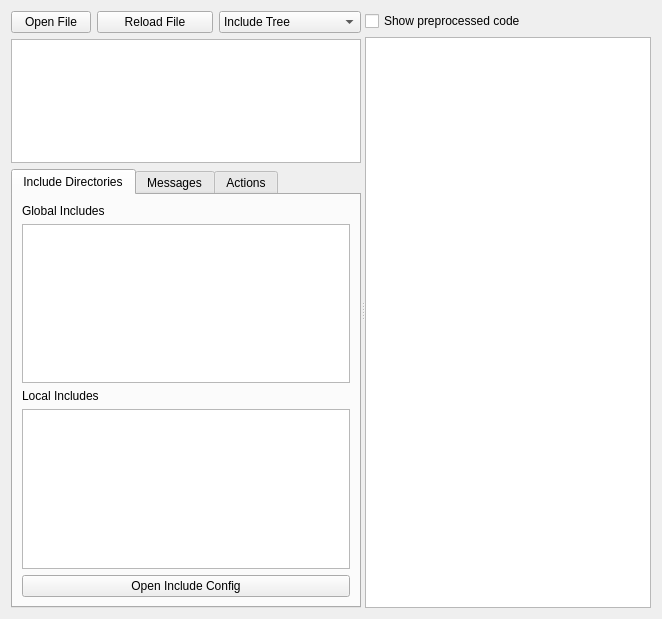
<?xml version="1.0" encoding="UTF-8"?>
<ui version="4.0">
 <class>ParseResultWidget</class>
 <widget class="QWidget" name="ParseResultWidget">
  <property name="geometry">
   <rect>
    <x>0</x>
    <y>0</y>
    <width>662</width>
    <height>619</height>
   </rect>
  </property>
  <property name="windowTitle">
   <string>Parse Result Analyzer</string>
  </property>
  <layout class="QGridLayout" name="gridLayout_4">
   <item row="0" column="0">
    <widget class="QSplitter" name="splitter">
     <property name="frameShadow">
      <enum>QFrame::Raised</enum>
     </property>
     <property name="orientation">
      <enum>Qt::Horizontal</enum>
     </property>
     <property name="opaqueResize">
      <bool>true</bool>
     </property>
     <widget class="QWidget" name="layoutWidget">
      <layout class="QVBoxLayout" name="verticalLayout">
       <item>
        <layout class="QHBoxLayout" name="horizontalLayout">
         <item>
          <widget class="QPushButton" name="m_openFileButton">
           <property name="sizePolicy">
            <sizepolicy hsizetype="Fixed" vsizetype="Fixed">
             <horstretch>0</horstretch>
             <verstretch>0</verstretch>
            </sizepolicy>
           </property>
           <property name="text">
            <string>Open File</string>
           </property>
          </widget>
         </item>
         <item>
          <widget class="QPushButton" name="m_reloadFileButton">
           <property name="text">
            <string>Reload File</string>
           </property>
          </widget>
         </item>
         <item>
          <widget class="QComboBox" name="m_treeCombo">
           <item>
            <property name="text">
             <string>Include Tree</string>
            </property>
           </item>
           <item>
            <property name="text">
             <string>Abstract Syntax Tree</string>
            </property>
           </item>
           <item>
            <property name="text">
             <string>Symbol Tree</string>
            </property>
           </item>
           <item>
            <property name="text">
             <string>Bound Symbol Tree</string>
            </property>
           </item>
          </widget>
         </item>
        </layout>
       </item>
       <item>
        <widget class="QTreeView" name="m_treeView">
         <property name="editTriggers">
          <set>QAbstractItemView::NoEditTriggers</set>
         </property>
        </widget>
       </item>
       <item>
        <widget class="QTabWidget" name="m_tabs">
         <property name="enabled">
          <bool>true</bool>
         </property>
         <property name="minimumSize">
          <size>
           <width>300</width>
           <height>0</height>
          </size>
         </property>
         <property name="currentIndex">
          <number>0</number>
         </property>
         <widget class="QWidget" name="tab">
          <attribute name="title">
           <string>Include Directories</string>
          </attribute>
          <layout class="QGridLayout" name="gridLayout_2">
           <property name="sizeConstraint">
            <enum>QLayout::SetMinimumSize</enum>
           </property>
           <item row="4" column="0" colspan="2">
            <widget class="QPushButton" name="m_openIncludeConfig">
             <property name="whatsThis">
              <string>Use this button to open an include directories configuration file. Normally the include directories are passed to the compiler, but in this case you have to set them yourself. The file should contain single lines each containing one directory. The first directories are set as global include paths. Then the file should contain a line with only '%'. The directories read after that line are set as local include directories.

When a file is opened for parsing, the directory which contains that file will be added to the local include paths.

e.g.:

/usr/include
/usr/include/qt4
/usr/include/qt4/QtCore
%
/path/to/project
/path/to/project/another/level</string>
             </property>
             <property name="text">
              <string>Open Include Config</string>
             </property>
            </widget>
           </item>
           <item row="1" column="0" colspan="2">
            <widget class="QListWidget" name="m_globalIncludeDirsList">
             <property name="whatsThis">
              <string>This list shows the directories that are used to look up global include files (e.g. #include &lt;some/header.h&gt;) during preprocessing.</string>
             </property>
            </widget>
           </item>
           <item row="3" column="0" colspan="2">
            <widget class="QListWidget" name="m_localIncludeDirsList">
             <property name="whatsThis">
              <string>This list shows the paths that are used to look up local included files (e.g. #include &quot;someheader.h&quot;) during preprocessing. The path that contains the file that is being parsed will also be added to this list.</string>
             </property>
            </widget>
           </item>
           <item row="0" column="0">
            <widget class="QLabel" name="label">
             <property name="text">
              <string>Global Includes</string>
             </property>
            </widget>
           </item>
           <item row="2" column="0">
            <widget class="QLabel" name="label_2">
             <property name="text">
              <string>Local Includes</string>
             </property>
            </widget>
           </item>
          </layout>
         </widget>
         <widget class="QWidget" name="tab_2">
          <attribute name="title">
           <string>Messages</string>
          </attribute>
          <layout class="QGridLayout" name="gridLayout_3">
           <item row="0" column="0">
            <widget class="QTableView" name="m_messageTable">
             <attribute name="horizontalHeaderStretchLastSection">
              <bool>true</bool>
             </attribute>
             <attribute name="verticalHeaderStretchLastSection">
              <bool>false</bool>
             </attribute>
            </widget>
           </item>
          </layout>
         </widget>
         <widget class="QWidget" name="tab_3">
          <attribute name="title">
           <string>Actions</string>
          </attribute>
          <layout class="QGridLayout" name="gridLayout">
           <item row="0" column="0">
            <layout class="QVBoxLayout" name="verticalLayout_3">
             <item>
              <widget class="QPushButton" name="m_exportAST">
               <property name="text">
                <string>Export AST</string>
               </property>
              </widget>
             </item>
             <item>
              <widget class="QPushButton" name="m_exportScope">
               <property name="text">
                <string>Export Global Scope</string>
               </property>
              </widget>
             </item>
             <item>
              <spacer name="verticalSpacer">
               <property name="orientation">
                <enum>Qt::Vertical</enum>
               </property>
               <property name="sizeHint" stdset="0">
                <size>
                 <width>0</width>
                 <height>0</height>
                </size>
               </property>
              </spacer>
             </item>
            </layout>
           </item>
          </layout>
         </widget>
        </widget>
       </item>
      </layout>
     </widget>
     <widget class="QWidget" name="layoutWidget">
      <layout class="QVBoxLayout" name="verticalLayout_2">
       <item>
        <widget class="QCheckBox" name="m_preprocessedCheck">
         <property name="whatsThis">
          <string>Toggles the code view between the original code and the preprocessed code.</string>
         </property>
         <property name="text">
          <string>Show preprocessed code</string>
         </property>
        </widget>
       </item>
       <item>
        <widget class="QPlainTextEdit" name="m_headerView">
         <property name="whatsThis">
          <string>Shows the code of the file which is currently selected in the Include Tree.</string>
         </property>
         <property name="readOnly">
          <bool>true</bool>
         </property>
        </widget>
       </item>
      </layout>
     </widget>
    </widget>
   </item>
  </layout>
 </widget>
 <resources/>
 <connections/>
</ui>
